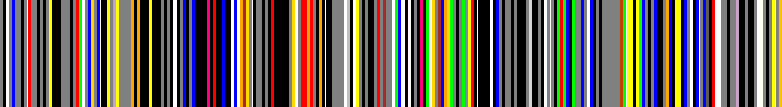

Write Python code to recreate this figure.
#!/usr/bin/env python3
"""Quick hack to produce a visualization of color usage in McCarthy's novel
The Road. Data included is based on http://is.gd/road_colors; incomplete info
or other errors should be reported as noted on that page.

This script produces one three-pixel-wide bar for color mention in the novel,
regardless of what other colors may be mentioned on that page or how long it's
been since a color was mentioned.

This is, after all, a quick hack, not a producer of a beautiful visualization,
and some of my concerns are documented somewhat in the docstring for the 
vis1.py script. Those apply here, too.

I'd love suggestions on how to do this better. This is a first attempt.

Script by Patrick Mooney; last update was 27 Oct 2015. If you find it useful,
you are welcome to use and adapt this script. It is licensed under the GPL v3
or (at your option) any later version. A copy of this license is in the file
LICENSE.md."""

import turtle
from pprint import pprint
import sys
import csv
import collections

data_file_name = 'data.csv'
stroke_width = 3    # How many pixels wide is the line representing a single color mention?
diagram_height = 120
total_pages = 287   # For this particular edition of The Road, ISBN 978-0-307-38789-9

raw_data = [].copy()

# Expected data format is a .csv file containing [page number], [color]. [color] is an HTML hex color: pound sign followed by six hex digits: #RRGGBB
try:
    with open(data_file_name, newline='') as f:
        reader = csv.reader(f, dialect='unix')
        for row in reader:
            raw_data.append(row)
except OSError:
    print("Can't read the file %s. Fatal error. Giving up." % data_file_name)
    sys.exit(2)

# OK, convert first field from text back to numbers again. Sigh. Stupid CSV.
# "In fact, the Microsoft version of CSV is a textbook example of how *not* to design a textual file format."
#    --Eric S. Raymond, /The Art of Unix Programming/, http://www.catb.org/esr/writings/taoup/html/ch05s02.html

numeric_data = [].copy()
for the_row in raw_data:
    try:
        numeric_data.append([int(the_row[0]), the_row[1]])
    except ValueError:
        pprint("Fatal error: can't parse page numbers. The first column of the .csv file MUST contain only INTEGRAL page numbers.")
        sys.exit(2)

# Don't sort the data: we're assuming it's sorted already, i.e. that it occurs in the file in the same order that it occurs in the book

pprint(numeric_data)
print("number of entries is %d" % len(numeric_data))

# OK, draw the visualization
turtle.setup(width=stroke_width * len(numeric_data), height=diagram_height)
turtle.setworldcoordinates(0, 0, stroke_width * len(numeric_data), diagram_height)
turtle.hideturtle()
turtle.speed("fastest")
turtle.pensize(stroke_width)
turtle.setheading(270)

for the_color_data in numeric_data:
    turtle.penup()
    current_x, current_y = turtle.position()
    turtle.setpos(current_x + stroke_width, diagram_height)
    turtle.pendown()
    turtle.pencolor(the_color_data[1])
    turtle.forward(diagram_height)

the_canvas = turtle.getcanvas()
the_canvas.postscript(file='vis2.ps')
